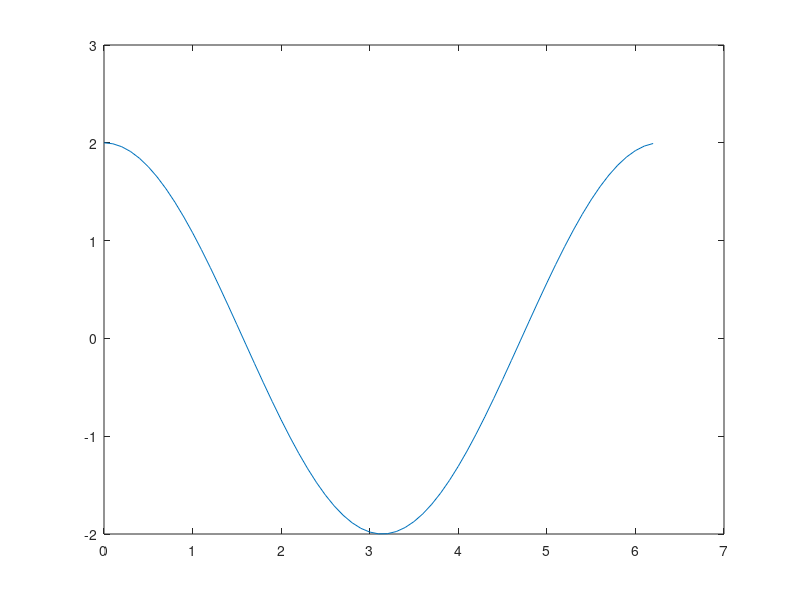

Recreate this plot in MATLAB. (Note: this script raises an error after producing the figure.)
t=0:0.1:2*pi;
funkcija=2*cos(t);
plot(t,funkcija);
axis([0 7 -2 3])

x=randi([0 30]);

f_x=funkcija(x);

uslov=1;
zastavica=true;

if zastavica==true
    
    ni=0.01;
    z=randi([-1 1]);
    delta=ni*z;
    xPrim=int8(delta+x);
    
    f_xPrim=funkcija(xPrim);
    
    d=f_xPrim-f_x;
     T=0.1;
     p=1/(1+exp(-d/T));
     
     z_novo=randi([0 1]);
     
     if z_novo<p
         x=xPrim;
     end
     
     if uslov==1000
         zastavica=false
     end
     
     uslov=uslov+1;
     
end

kor1=double(x)/1000;
kor2=2;
text(kor1,kor2,f,'\leftarrow Maximalna vrijednost');

    
    